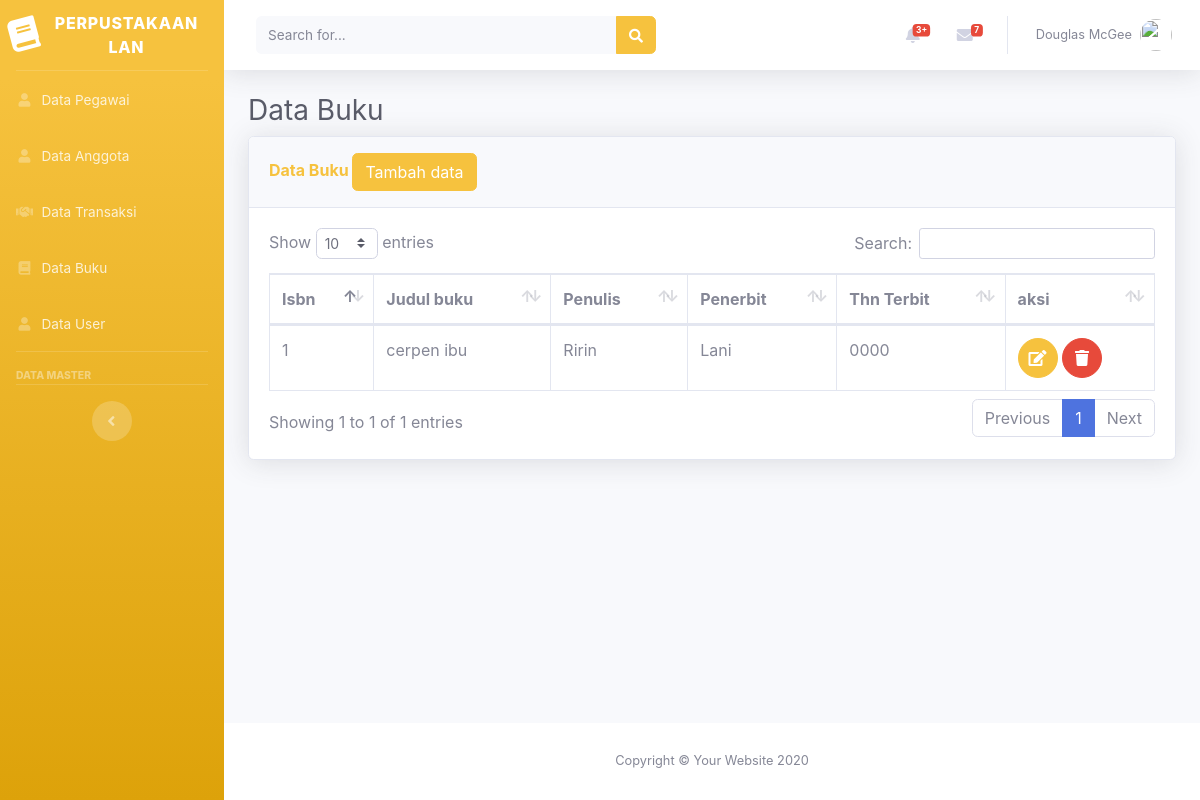
Screenshot of /perpustakaan_Lan/beranda.php?page=buku with the database file from the repository.
### tables this page shows
CREATE TABLE `tabel_buku` (
  `id_buku` int(7) NOT NULL,
  `isbn` varchar(30) NOT NULL,
  `nama_buku` varchar(50) NOT NULL,
  `penulis` varchar(50) NOT NULL,
  `penerbit` varchar(50) NOT NULL,
  `tahun_terbit` year(4) NOT NULL
);

### perpustakaan_Lan/views/buku/buku.php (the view)
<div class="container-fluid">
    <h1 class="h3 mb-2 text-gray-800">Data Buku</h1>
    <div class="card shadow mb-4">
        <div class="card-header py-3">
            <h6 class="m-0 font-weight-bold text-warning">Data Buku
                <a href="beranda.php?page=buku&aksi=add">
                    <button class="btn btn-warning">Tambah data</button>
                </a> </h6>
        </div>
        <div class="card-body">
            <div class="table-responsive">
                <table class="table table-bordered" id="dataTable" width="100%" cellspacing="0">
                    <thead>
                        <tr>
                            <th>Isbn</th>
                            <th>Judul buku</th>
                            <th>Penulis</th>
                            <th>Penerbit</th>
                            <th>Thn Terbit</th>
                            <th>aksi</th>
                        </tr>
                    </thead>
                    <tfoot>
                    <tbody>
                        <?php
                                            $sql = "select * from tabel_buku";
                                            $show = $db->query($sql);
                                            foreach ($show as $agt):
                                       ?>
                        <tr>
                            <td><?php echo $agt["isbn"]?></td>
                            <td><?php echo $agt["nama_buku"]?></td>
                            <td><?php echo $agt["penulis"]?></td>
                            <td><?php echo $agt["penerbit"]?></td>
                            <td><?php echo $agt["tahun_terbit"]?></td>
                            <td>
                                <a href="beranda.php?page=buku&aksi=edit&id=<?php echo $agt['id_buku']?>"
                                    class="btn btn-warning btn-circle">
                                    <i class="fas fa-edit"></i>
                                </a>
                                <a href="model/buku/prosesdeletebuku.php?id=<?php echo $agt['id_buku']?>"
                                    class="btn btn-danger btn-circle">
                                    <i class="fas fa-trash"></i>
                                </a>
                            </td>
                            </tr>
                            <?php endforeach ; ?>
                    </tbody>
                </table>
            </div>
        </div>
    </div>
</div>

### rows the page displays
tabel_buku: isbn "1", nama_buku "cerpen ibu", penulis "Ririn", penerbit "Lani", tahun_terbit "0000"
